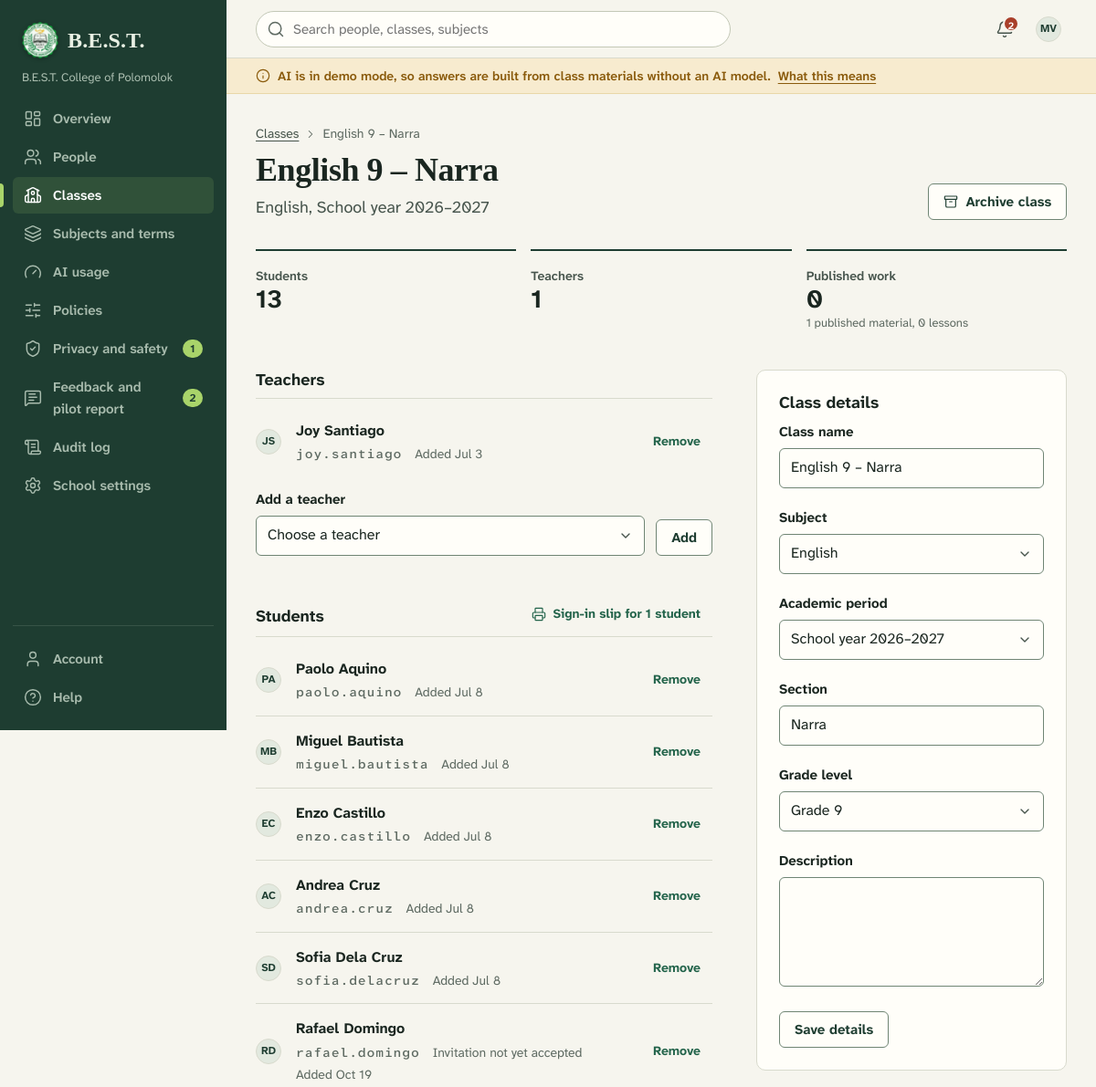
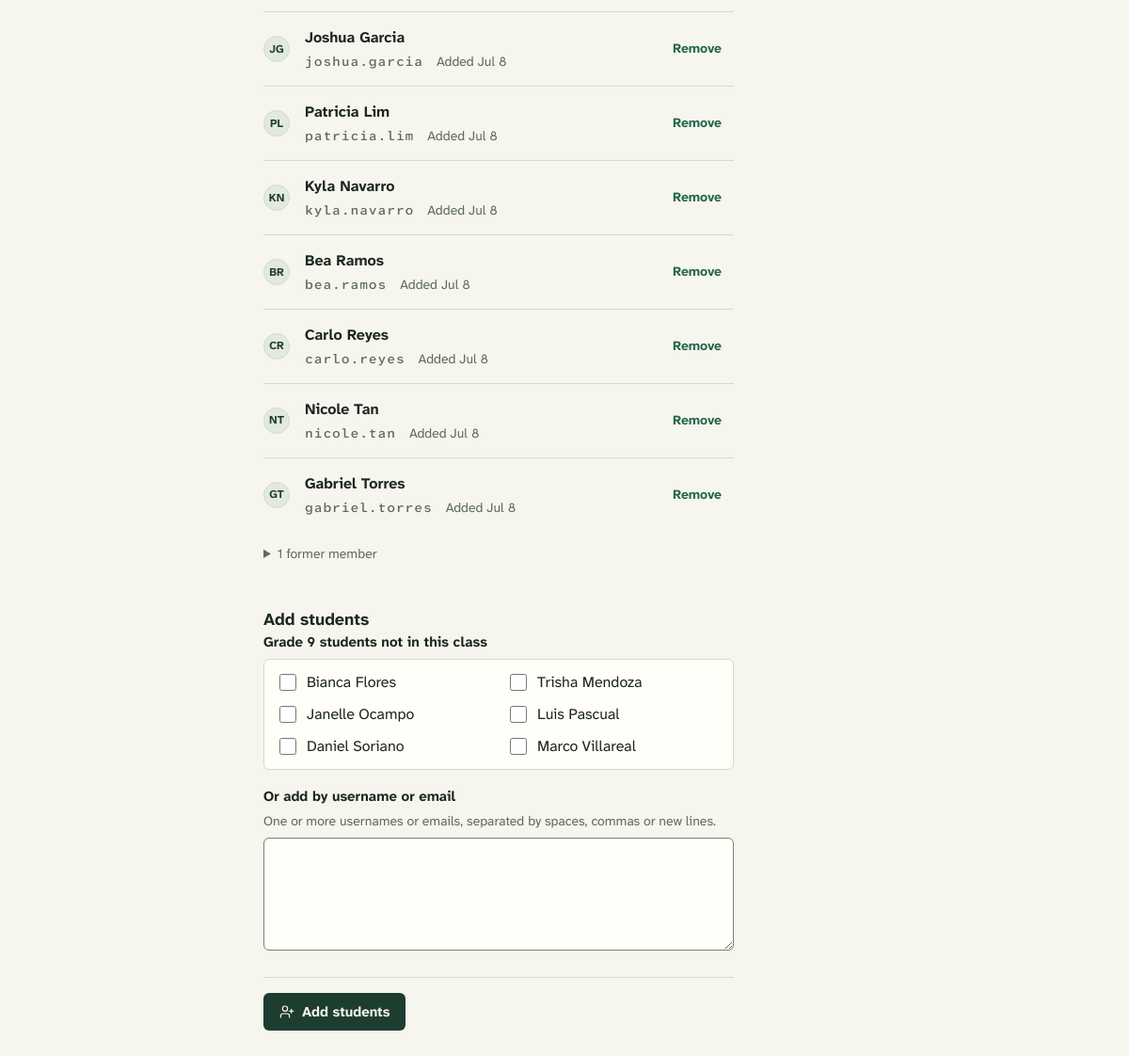
Page /public/admin/classes/5 (signed in) on the committed database (2 pictures, top to bottom).
### tables this page shows
CREATE TABLE users (
  id INT UNSIGNED NOT NULL AUTO_INCREMENT,
  organization_id INT UNSIGNED NOT NULL,
  role ENUM('admin','teacher','student') NOT NULL,
  status ENUM('invited','active','deactivated') NOT NULL DEFAULT 'invited',
  email VARCHAR(190) NOT NULL,
  password_hash VARCHAR(255) NULL,
  given_name VARCHAR(80) NOT NULL,
  family_name VARCHAR(80) NOT NULL,
  preferred_name VARCHAR(80) NULL,
  grade_level VARCHAR(40) NULL,
  avatar_path VARCHAR(255) NULL,
  language VARCHAR(8) NULL,
  timezone VARCHAR(64) NULL,
  preferences TEXT NULL,
  session_version INT UNSIGNED NOT NULL DEFAULT 1,
  is_demo TINYINT(1) NOT NULL DEFAULT 0,
  last_login_at DATETIME NULL,
  password_changed_at DATETIME NULL,
  deactivated_at DATETIME NULL,
  anonymized_at DATETIME NULL,
  created_at DATETIME NOT NULL DEFAULT CURRENT_TIMESTAMP,
  updated_at DATETIME NOT NULL DEFAULT CURRENT_TIMESTAMP,
  PRIMARY KEY (id),
  UNIQUE KEY uq_users_email (email),
  KEY idx_users_org_role (organization_id, role, status),
  KEY idx_users_org_name (organization_id, family_name, given_name),
  CONSTRAINT fk_users_org FOREIGN KEY (organization_id) REFERENCES organizations (id)
);

CREATE TABLE organizations (
  id INT UNSIGNED NOT NULL AUTO_INCREMENT,
  name VARCHAR(160) NOT NULL,
  short_name VARCHAR(60) NULL,
  slug VARCHAR(80) NOT NULL,
  logo_path VARCHAR(255) NULL,
  timezone VARCHAR(64) NOT NULL DEFAULT 'Asia/Manila',
  default_language VARCHAR(8) NOT NULL DEFAULT 'en',
  is_demo TINYINT(1) NOT NULL DEFAULT 0,
  created_at DATETIME NOT NULL DEFAULT CURRENT_TIMESTAMP,
  updated_at DATETIME NOT NULL DEFAULT CURRENT_TIMESTAMP,
  PRIMARY KEY (id),
  UNIQUE KEY uq_organizations_slug (slug)
);

CREATE TABLE classes (
  id INT UNSIGNED NOT NULL AUTO_INCREMENT,
  organization_id INT UNSIGNED NOT NULL,
  subject_id INT UNSIGNED NOT NULL,
  academic_period_id INT UNSIGNED NULL,
  name VARCHAR(140) NOT NULL,
  section VARCHAR(60) NULL,
  grade_level VARCHAR(40) NULL,
  description TEXT NULL,
  status ENUM('active','archived') NOT NULL DEFAULT 'active',
  join_code VARCHAR(12) NULL,
  join_code_enabled TINYINT(1) NOT NULL DEFAULT 0,
  join_code_expires_at DATETIME NULL,
  created_by INT UNSIGNED NULL,
  created_at DATETIME NOT NULL DEFAULT CURRENT_TIMESTAMP,
  updated_at DATETIME NOT NULL DEFAULT CURRENT_TIMESTAMP,
  PRIMARY KEY (id),
  UNIQUE KEY uq_classes_join_code (join_code),
  KEY idx_classes_org (organization_id, status),
  KEY idx_classes_subject (subject_id),
  CONSTRAINT fk_classes_org FOREIGN KEY (organization_id) REFERENCES organizations (id) ON DELETE CASCADE,
  CONSTRAINT fk_classes_subject FOREIGN KEY (subject_id) REFERENCES subjects (id),
  CONSTRAINT fk_classes_period FOREIGN KEY (academic_period_id) REFERENCES academic_periods (id) ON DELETE SET NULL,
  CONSTRAINT fk_classes_creator FOREIGN KEY (created_by) REFERENCES users (id) ON DELETE SET NULL
);

CREATE TABLE subjects (
  id INT UNSIGNED NOT NULL AUTO_INCREMENT,
  organization_id INT UNSIGNED NOT NULL,
  name VARCHAR(120) NOT NULL,
  code VARCHAR(30) NULL,
  description VARCHAR(500) NULL,
  archived_at DATETIME NULL,
  created_at DATETIME NOT NULL DEFAULT CURRENT_TIMESTAMP,
  updated_at DATETIME NOT NULL DEFAULT CURRENT_TIMESTAMP,
  PRIMARY KEY (id),
  UNIQUE KEY uq_subjects_name (organization_id, name),
  CONSTRAINT fk_subjects_org FOREIGN KEY (organization_id) REFERENCES organizations (id) ON DELETE CASCADE
);

CREATE TABLE academic_periods (
  id INT UNSIGNED NOT NULL AUTO_INCREMENT,
  organization_id INT UNSIGNED NOT NULL,
  name VARCHAR(100) NOT NULL,
  starts_on DATE NOT NULL,
  ends_on DATE NOT NULL,
  is_current TINYINT(1) NOT NULL DEFAULT 0,
  created_at DATETIME NOT NULL DEFAULT CURRENT_TIMESTAMP,
  updated_at DATETIME NOT NULL DEFAULT CURRENT_TIMESTAMP,
  PRIMARY KEY (id),
  KEY idx_periods_org (organization_id, starts_on),
  CONSTRAINT fk_periods_org FOREIGN KEY (organization_id) REFERENCES organizations (id) ON DELETE CASCADE,
  CONSTRAINT chk_periods_dates CHECK (ends_on >= starts_on)
);

CREATE TABLE class_memberships (
  id INT UNSIGNED NOT NULL AUTO_INCREMENT,
  class_id INT UNSIGNED NOT NULL,
  user_id INT UNSIGNED NOT NULL,
  role ENUM('teacher','student') NOT NULL,
  status ENUM('active','withdrawn') NOT NULL DEFAULT 'active',
  joined_via ENUM('admin','teacher','code','import') NOT NULL DEFAULT 'admin',
  joined_at DATETIME NOT NULL DEFAULT CURRENT_TIMESTAMP,
  withdrawn_at DATETIME NULL,
  PRIMARY KEY (id),
  UNIQUE KEY uq_memberships_class_user (class_id, user_id),
  KEY idx_memberships_user (user_id, status, role),
  KEY idx_memberships_class_role (class_id, role, status),
  CONSTRAINT fk_memberships_class FOREIGN KEY (class_id) REFERENCES classes (id) ON DELETE CASCADE,
  CONSTRAINT fk_memberships_user FOREIGN KEY (user_id) REFERENCES users (id) ON DELETE CASCADE
);

### app/Views/admin/class.php (the view, shortened to what the rows shown need)
<?php
$base = '/admin/classes/' . (int) $class['id'];
$archived = $class['status'] !== 'active';
$teacherRows = array_values(array_filter($members, static fn ($m) => $m['role'] === 'teacher' && $m['status'] === 'active'));
$studentRows = array_values(array_filter($members, static fn ($m) => $m['role'] === 'student' && $m['status'] === 'active'));
$withdrawn = array_values(array_filter($members, static fn ($m) => $m['status'] !== 'active'));
$memberRow = static function (array $m) use ($base, $archived): string {
    ob_start(); ?>
    <li class="row">
      <span class="row__lead"><?= partial('avatar', ['person' => $m, 'size' => 'sm']) ?></span>
      <div class="row__main">
        <a class="row__title" href="<?= e(url('/admin/users/' . (int) $m['id'])) ?>"><?= e(user_name($m)) ?></a>
        <div class="row__meta"><span class="code-text"><?= e((string) $m['username']) ?></span>
          <?php if ($m['user_status'] === 'invited'): ?><span><?= e(t('Invitation not yet accepted')) ?></span><?php endif; ?>
          <span><?= e(t('Added :date', ['date' => fmt_date($m['joined_at'], 'date_short')])) ?></span></div>
      </div>
      <?php if (!$archived): ?>
        <div class="row__aside">
          <form method="post" action="<?= e(url($base . '/members/' . (int) $m['membership_id'] . '/remove')) ?>" data-confirm="<?= e($m['role'] === 'student' ? t(':name will no longer see this class. Their submitted work and grades are kept.', ['name' => user_name($m)]) : t(':name will no longer see or manage this class.', ['name' => user_name($m)])) ?>" data-confirm-title="<?= e(t('Remove from class?')) ?>" data-confirm-action="<?= e(t('Remove')) ?>" data-confirm-tone="danger">
            <?= csrf_field() ?><button class="btn btn--quiet btn--sm" type="submit"><?= e(t('Remove')) ?></button></form>
        </div>
      <?php endif; ?>
    </li>
    <?php return (string) ob_get_clean();
};
?>
<div class="page-head">
  <div class="page-head__text">
    <h1 class="page-title"><?= e($class['name']) ?></h1>
    <p class="page-lead"><?= e($class['subject_name']) ?><?= $class['period_name'] ? ', ' . e($class['period_name']) : '' ?><?= $archived ? ' ' . badge(t('Archived'), 'neutral') : '' ?></p>
  </div>
  <div class="page-actions">
    <form method="post" action="<?= e(url($base . '/status')) ?>"<?= $archived ? '' : ' data-confirm="' . e(t('Teachers and students keep read access, but no new work, materials or members can be added. You can restore it later.')) . '" data-confirm-title="' . e(t('Archive this class?')) . '" data-confirm-action="' . e(t('Archive')) . '"' ?>>
      <button class="btn btn--secondary" type="submit"><?= icon($archived ? 'archive-restore' : 'archive', 'icon--sm') ?><?= e($archived ? t('Restore class') : t('Archive class')) ?></button>
    </form>
  </div>
</div>
<div class="layout-split">
  <div class="stack" id="members">
    <section class="section" aria-labelledby="teachers-title">
      <div class="section__head"><h2 class="section__title" id="teachers-title"><?= e(t('Teachers')) ?></h2></div>
      <?php if (!$teacherRows): ?><p class="meta"><?= e(t('No teacher yet. Add one so the class can be run.')) ?></p>
      <?php else: ?><ul class="rows"><?php foreach ($teacherRows as $m): ?><?= $memberRow($m) ?><?php endforeach; ?></ul><?php endif; ?>
    </section>
    <section class="section" aria-labelledby="students-title">
      <?php $notSetUp = count(array_filter($studentRows, static fn ($m) => $m['user_status'] === 'invited')); ?>
      <div class="section__head"><h2 class="section__title" id="students-title"><?= e(t('Students')) ?></h2>
        <?php if ($notSetUp && !$archived): ?>
          <form method="post" action="<?= e(url($base . '/slips')) ?>" data-confirm="<?= e(tp('Prints a sign-in slip with a new one-time code for the :count student who has not set up an account yet. Earlier links for them stop working.', 'Prints a sign-in slip with a new one-time code for each of the :count students who have not set up an account yet. Earlier links for them stop working.', $notSetUp)) ?>" data-confirm-title="<?= e(t('Print sign-in slips?')) ?>" data-confirm-action="<?= e(t('Print slips')) ?>">
            <?= csrf_field() ?><button class="btn btn--quiet btn--sm" type="submit"><?= icon('printer', 'icon--sm') ?><?= e(tp('Sign-in slip for :count student', 'Sign-in slips for :count students', $notSetUp)) ?></button>
          </form>
        <?php endif; ?></div>
      <?php if (!$studentRows): ?><p class="meta"><?= e(t('No students yet. Add them below, or let the teacher share a class code.')) ?></p>
      <?php else: ?><ul class="rows"><?php foreach ($studentRows as $m): ?><?= $memberRow($m) ?><?php endforeach; ?></ul><?php endif; ?>
    </section>
    <?php if (!$archived): ?>
      <section class="section" aria-labelledby="add-title">
        <h2 class="section__title" id="add-title"><?= e(t('Add students')) ?></h2>
        <form method="post" action="<?= e(url($base . '/members')) ?>">
          <?php if ($candidates): ?>
            <fieldset style="border:0; padding:0; margin:0 0 16px">
              <legend class="field__label"><?= e($class['grade_level'] ? t(':grade students not in this class', ['grade' => $class['grade_level']]) : t('Students not in this class')) ?></legend>
              <div class="checklist-grid">
                <?php foreach ($candidates as $s): ?>
                  <label class="check-row"><input type="checkbox" name="user_ids[]" value="<?= (int) $s['id'] ?>"> <span><?= e(user_name($s)) ?></span></label>
                <?php endforeach; ?>
              </div>
            </fieldset>
          <?php endif; ?>
        </form>
      </section>
    <?php endif; ?>
  </div>
  <aside class="stack">
    <section class="panel" aria-labelledby="det-title">
      <h2 class="panel__title" id="det-title"><?= e(t('Class details')) ?></h2>
    </section>
  </aside>
</div>

### app/Views/partials/avatar.php
<?php
$size = $size ?? '';
$class = 'avatar' . ($size ? ' avatar--' . $size : '');
?>
<span class="<?= e($class) ?>" aria-hidden="true"><?php if (!empty($person['avatar_path']) && !empty($person['id'])): ?><img src="<?= e(url('/avatars/' . (int) $person['id'])) ?>" alt=""><?php else: ?><?= e(initials($person)) ?><?php endif; ?></span>

### app/Views/layouts/app.php (shortened to what the rows shown need)
<?php
$user = auth_user();
$htmlClass = [];
$schoolLogo = $user && !empty($user['org_logo_path']) ? url('/school-logo') : null;
$aiDemo = Config::get('ai.provider', 'demo') === 'demo';
?><!doctype html>
<html lang="<?= e(Translator::locale() === 'fil' ? 'fil' : 'en') ?>" class="<?= e(implode(' ', $htmlClass)) ?>">
<head>
  <link rel="stylesheet" href="<?= e(asset('css/app.css')) ?>">
</head>
<body class="<?= e(trim(($page_class ?? '') . ($aiDemo ? ' has-demo-band' : ''))) ?>" data-role="<?= e($user['role'] ?? '') ?>" data-i18n="<?= json_attr(ScriptStrings::common()) ?>"<?php if (!empty($katex)): ?> data-katex-css="<?= e(asset('vendor/katex/katex.min.css')) ?>" data-katex-js="<?= e(asset('vendor/katex/katex.min.js')) ?>" data-katex-render="<?= e(asset('vendor/katex/auto-render.min.js')) ?>"<?php endif; ?>>
<div class="shell">
  <aside class="spine" id="spine" aria-label="<?= e(t('Main navigation')) ?>">
    <a class="brand" href="<?= e(url(home_path())) ?>">
      <?= partial('seal', ['size' => 40, 'class' => 'brand__mark', 'logo' => $schoolLogo]) ?>
      <span class="brand__name"><?= e(Config::get('app.short_name', 'B.E.S.T.')) ?></span>
    </a>
    <?php if ($user): ?>
      <p class="spine__school"><?= e($user['org_name']) ?></p>
    <?php endif; ?>
    <nav aria-label="<?= e(t('Main')) ?>">
      <ul class="nav">
      </ul>
    </nav>
    <div class="spine__foot">
      <ul class="nav">
      </ul>
    </div>
  </aside>
  <div class="workspace">
    <header class="topbar">
      <form class="topbar__search" role="search" action="<?= e(url('/search')) ?>" method="get" id="global-search">
        <input id="global-search-input" type="search" name="q" value="<?= e((string) ($_GET['q'] ?? '')) ?>"
               placeholder="<?= e($user && $user['role'] === 'admin' ? t('Search people, classes, subjects') : t('Search classes, work and materials')) ?>" autocomplete="off">
      </form>
      <div class="topbar__actions">
        <details class="menu" data-menu>
          <summary class="icon-btn" aria-label="<?= e(t('Account menu')) ?>">
            <?= partial('avatar', ['person' => $user, 'size' => 'sm']) ?>
          </summary>
        </details>
      </div>
    </header>
    <main class="main" id="main" tabindex="-1">
      <?= $content ?>
    </main>
  </div>
</div>
</body>
</html>

### rows in the picture
users: organization.short_name "B.E.S.T.", organization.name "B.E.S.T. College of Polomolok", q "Search people, classes, subjects", initials($person) "MV"
classes: name "English 9 – Narra", subject.name "English", academic_period.name "School year 2026–2027", status "Archive class", grade_level "Grade 9 students not in this class"
class_memberships: user.family_name "JS", user.family_name "Joy Santiago", user.username "joy.santiago", joined_at.timezone "Added Jul 3"
class_memberships: user.family_name "PA", user.family_name "Paolo Aquino", user.username "paolo.aquino", joined_at.timezone "Added Jul 8"
class_memberships: user.family_name "MB", user.family_name "Miguel Bautista", user.username "miguel.bautista", joined_at.timezone "Added Jul 8"
class_memberships: user.family_name "EC", user.family_name "Enzo Castillo", user.username "enzo.castillo", joined_at.timezone "Added Jul 8"
class_memberships: user.family_name "AC", user.family_name "Andrea Cruz", user.username "andrea.cruz", joined_at.timezone "Added Jul 8"
class_memberships: user.family_name "SD", user.family_name "Sofia Dela Cruz", user.username "sofia.delacruz", joined_at.timezone "Added Jul 8"
class_memberships: user.family_name "RD", user.family_name "Rafael Domingo", user.username "rafael.domingo", joined_at.timezone "Added Oct 19"
class_memberships: user.family_name "JG", user.family_name "Joshua Garcia", user.username "joshua.garcia", joined_at.timezone "Added Jul 8"
class_memberships: user.family_name "PL", user.family_name "Patricia Lim", user.username "patricia.lim", joined_at.timezone "Added Jul 8"
class_memberships: user.family_name "KN", user.family_name "Kyla Navarro", user.username "kyla.navarro", joined_at.timezone "Added Jul 8"
class_memberships: user.family_name "BR", user.family_name "Bea Ramos", user.username "bea.ramos", joined_at.timezone "Added Jul 8"
class_memberships: user.family_name "CR", user.family_name "Carlo Reyes", user.username "carlo.reyes", joined_at.timezone "Added Jul 8"
class_memberships: user.family_name "NT", user.family_name "Nicole Tan", user.username "nicole.tan", joined_at.timezone "Added Jul 8"
class_memberships: user.family_name "GT", user.family_name "Gabriel Torres", user.username "gabriel.torres", joined_at.timezone "Added Jul 8"
users: user_name($s) "Bianca Flores"
users: user_name($s) "Trisha Mendoza"
users: user_name($s) "Janelle Ocampo"
users: user_name($s) "Luis Pascual"
users: user_name($s) "Daniel Soriano"
users: user_name($s) "Marco Villareal"

### other values in the picture
$item['label'] "Overview"
$item['label'] "People"
$item['label'] "Classes"
$item['label'] "Subjects and terms"
$item['label'] "AI usage"
$item['label'] "Policies"
$item['label'] "Privacy and safety"
$item['count'] "1"
$item['label'] "Feedback and pilot report"
$item['count'] "2"
$item['label'] "Audit log"
$item['label'] "School settings"
$item['label'] "Account"
$item['label'] "Help"
$unread "2"
